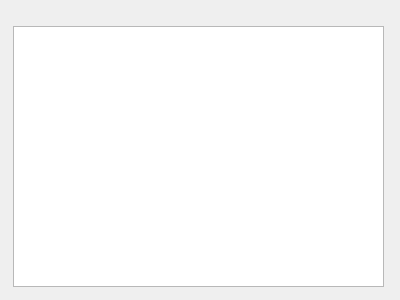
<?xml version="1.0" encoding="UTF-8"?>
<ui version="4.0">
 <class>heplRES</class>
 <widget class="QDialog" name="heplRES">
  <property name="geometry">
   <rect>
    <x>0</x>
    <y>0</y>
    <width>400</width>
    <height>300</height>
   </rect>
  </property>
  <property name="windowTitle">
   <string>Объяснение решения</string>
  </property>
  <widget class="QTextEdit" name="result_help">
   <property name="geometry">
    <rect>
     <x>13</x>
     <y>26</y>
     <width>371</width>
     <height>261</height>
    </rect>
   </property>
   <property name="readOnly">
    <bool>true</bool>
   </property>
  </widget>
 </widget>
 <resources/>
 <connections/>
</ui>
